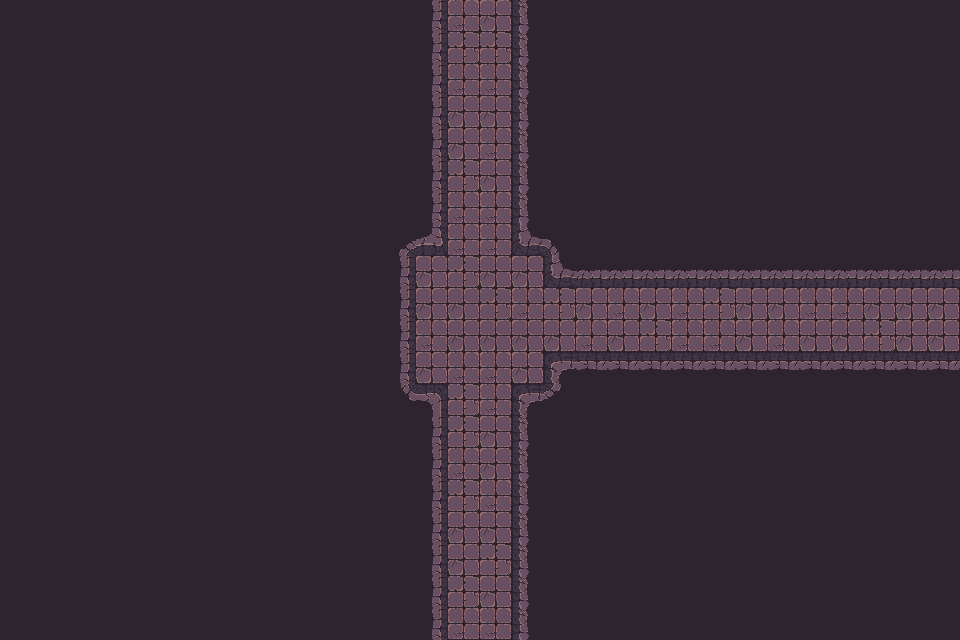

The image is a tile-based game level rendered from a .tmx file. Its description and complete source (layers, tilesets, objects, tile grids) follow:
An orthogonal 30x20 tile map with 32x32 px tiles, 1 tile layer (Tile layer 1), 2 tilesets and 57 objects.

<map version="1.10" tiledversion="1.11.2" orientation="orthogonal" renderorder="right-down" width="30" height="20" tilewidth="32" tileheight="32" infinite="0" nextlayerid="3" nextobjectid="1">
    <tileset firstgid="1" name="Town Tileset" tilewidth="32" tileheight="32" tilecount="64" columns="8">
        <image source="../../../tiles/World H Tileset.png" trans="ff00ff" width="256" height="256" />
        <tile id="4">
            <objectgroup draworder="index" id="2">
                <object id="1" x="0" y="0" width="32" height="32" />
            </objectgroup>
        </tile>
        <tile id="5">
            <objectgroup draworder="index" id="2">
                <object id="1" x="0" y="0" width="32" height="32" />
            </objectgroup>
        </tile>
        <tile id="6">
            <objectgroup draworder="index" id="2">
                <object id="1" x="0" y="0" width="32" height="32" />
            </objectgroup>
        </tile>
        <tile id="7">
            <objectgroup draworder="index" id="2">
                <object id="1" x="0" y="0" width="32" height="32" />
            </objectgroup>
        </tile>
        <tile id="8">
            <objectgroup draworder="index" id="2">
                <object id="1" x="0" y="0" width="32" height="32" />
            </objectgroup>
        </tile>
        <tile id="10">
            <objectgroup draworder="index" id="2">
                <object id="1" x="0" y="32" width="32" height="0" />
            </objectgroup>
        </tile>
        <tile id="11">
            <objectgroup draworder="index" id="2">
                <object id="1" x="0" y="32" width="32" height="0" />
                <object id="2" x="32" y="0" width="0" height="32" />
            </objectgroup>
        </tile>
        <tile id="12">
            <objectgroup draworder="index" id="2">
                <object id="1" x="32" y="0" width="0" height="32" />
            </objectgroup>
        </tile>
        <tile id="13">
            <objectgroup draworder="index" id="2">
                <object id="1" x="0" y="32" width="32" height="0" />
                <object id="2" x="0" y="32" width="32" height="0" />
                <object id="3" x="0" y="0" width="0" height="32" />
            </objectgroup>
        </tile>
        <tile id="14">
            <objectgroup draworder="index" id="2">
                <object id="1" x="0" y="0" width="0" height="32" />
            </objectgroup>
        </tile>
        <tile id="16">
            <objectgroup draworder="index" id="2">
                <object id="1" x="0" y="0" width="32" height="32" />
            </objectgroup>
        </tile>
        <tile id="24">
            <objectgroup draworder="index" id="2">
                <object id="1" x="0" y="0" width="32" height="32" />
            </objectgroup>
        </tile>
    </tileset>
    <tileset firstgid="65" name="Dungeon Crawler Tileset" tilewidth="32" tileheight="32" tilecount="100" columns="10">
        <image source="../../../tiles/Dungeon_Tile.png" trans="" width="320" height="320" />
        <tile id="2">
            <objectgroup draworder="index" id="2">
                <object id="1" x="0" y="0" width="32" height="32" />
            </objectgroup>
        </tile>
        <tile id="3">
            <objectgroup draworder="index" id="2">
                <object id="1" x="0" y="0" width="32" height="32" />
            </objectgroup>
        </tile>
        <tile id="4">
            <objectgroup draworder="index" id="2">
                <object id="1" x="0" y="0" width="32" height="32" />
            </objectgroup>
        </tile>
        <tile id="5">
            <objectgroup draworder="index" id="2">
                <object id="1" x="0" y="0" width="32" height="32" />
            </objectgroup>
        </tile>
        <tile id="6">
            <objectgroup draworder="index" id="2">
                <object id="1" x="0" y="0" width="32" height="32" />
            </objectgroup>
        </tile>
        <tile id="8">
            <objectgroup draworder="index" id="2">
                <object id="1" x="0" y="0" width="32" height="32" />
            </objectgroup>
        </tile>
        <tile id="12">
            <objectgroup draworder="index" id="2">
                <object id="1" x="0" y="0" width="32" height="32" />
            </objectgroup>
        </tile>
        <tile id="13">
            <objectgroup draworder="index" id="2">
                <object id="1" x="0" y="0" width="32" height="32" />
            </objectgroup>
        </tile>
        <tile id="14">
            <objectgroup draworder="index" id="2">
                <object id="1" x="0" y="0" width="32" height="32" />
            </objectgroup>
        </tile>
        <tile id="15">
            <objectgroup draworder="index" id="2">
                <object id="1" x="0" y="0" width="32" height="32" />
            </objectgroup>
        </tile>
        <tile id="16">
            <objectgroup draworder="index" id="2">
                <object id="1" x="0" y="0" width="32" height="32" />
            </objectgroup>
        </tile>
        <tile id="18">
            <objectgroup draworder="index" id="2">
                <object id="1" x="0" y="0" width="32" height="32" />
            </objectgroup>
        </tile>
        <tile id="22">
            <objectgroup draworder="index" id="2">
                <object id="1" x="0" y="0" width="32" height="32" />
            </objectgroup>
        </tile>
        <tile id="23">
            <objectgroup draworder="index" id="2">
                <object id="1" x="0" y="0" width="32" height="32" />
            </objectgroup>
        </tile>
        <tile id="24">
            <objectgroup draworder="index" id="2">
                <object id="1" x="0" y="0" width="32" height="32" />
            </objectgroup>
        </tile>
        <tile id="25">
            <objectgroup draworder="index" id="2">
                <object id="1" x="0" y="0" width="32" height="32" />
            </objectgroup>
        </tile>
        <tile id="26">
            <objectgroup draworder="index" id="2">
                <object id="1" x="0" y="0" width="32" height="32" />
            </objectgroup>
        </tile>
        <tile id="28">
            <objectgroup draworder="index" id="2">
                <object id="1" x="0" y="0" width="32" height="32" />
            </objectgroup>
        </tile>
        <tile id="32">
            <objectgroup draworder="index" id="2">
                <object id="1" x="0" y="0" width="32" height="32" />
            </objectgroup>
        </tile>
        <tile id="33">
            <objectgroup draworder="index" id="2">
                <object id="1" x="0" y="0" width="32" height="32" />
            </objectgroup>
        </tile>
        <tile id="34">
            <objectgroup draworder="index" id="2">
                <object id="1" x="0" y="0" width="32" height="32" />
            </objectgroup>
        </tile>
        <tile id="35">
            <objectgroup draworder="index" id="2">
                <object id="1" x="0" y="0" width="32" height="32" />
            </objectgroup>
        </tile>
        <tile id="36">
            <objectgroup draworder="index" id="2">
                <object id="1" x="0" y="0" width="32" height="32" />
            </objectgroup>
        </tile>
        <tile id="38">
            <objectgroup draworder="index" id="2">
                <object id="1" x="0" y="0" width="32" height="32" />
            </objectgroup>
        </tile>
        <tile id="42">
            <objectgroup draworder="index" id="2">
                <object id="1" x="0" y="0" width="32" height="32" />
            </objectgroup>
        </tile>
        <tile id="43">
            <objectgroup draworder="index" id="2">
                <object id="1" x="0" y="0" width="32" height="32" />
            </objectgroup>
        </tile>
        <tile id="44">
            <objectgroup draworder="index" id="2">
                <object id="1" x="0" y="0" width="32" height="32" />
            </objectgroup>
        </tile>
        <tile id="45">
            <objectgroup draworder="index" id="2">
                <object id="1" x="0" y="0" width="32" height="32" />
            </objectgroup>
        </tile>
        <tile id="46">
            <objectgroup draworder="index" id="2">
                <object id="1" x="0" y="0" width="32" height="32" />
            </objectgroup>
        </tile>
        <tile id="48">
            <objectgroup draworder="index" id="2">
                <object id="1" x="0" y="0" width="32" height="32" />
            </objectgroup>
        </tile>
        <tile id="52">
            <objectgroup draworder="index" id="2">
                <object id="1" x="0" y="0" width="32" height="32" />
            </objectgroup>
        </tile>
        <tile id="53">
            <objectgroup draworder="index" id="2">
                <object id="1" x="0" y="0" width="32" height="32" />
            </objectgroup>
        </tile>
        <tile id="54">
            <objectgroup draworder="index" id="2">
                <object id="1" x="0" y="0" width="32" height="32" />
            </objectgroup>
        </tile>
        <tile id="55">
            <objectgroup draworder="index" id="2">
                <object id="1" x="0" y="0" width="32" height="32" />
            </objectgroup>
        </tile>
        <tile id="56">
            <objectgroup draworder="index" id="2">
                <object id="1" x="0" y="0" width="32" height="32" />
            </objectgroup>
        </tile>
        <tile id="58">
            <objectgroup draworder="index" id="2">
                <object id="1" x="0" y="0" width="32" height="32" />
            </objectgroup>
        </tile>
        <tile id="62">
            <objectgroup draworder="index" id="2">
                <object id="1" x="0" y="0" width="32" height="32" />
            </objectgroup>
        </tile>
        <tile id="63">
            <objectgroup draworder="index" id="2">
                <object id="1" x="0" y="0" width="32" height="32" />
            </objectgroup>
        </tile>
        <tile id="64">
            <objectgroup draworder="index" id="2">
                <object id="1" x="0" y="0" width="32" height="32" />
            </objectgroup>
        </tile>
        <tile id="65">
            <objectgroup draworder="index" id="2">
                <object id="1" x="0" y="0" width="32" height="32" />
            </objectgroup>
        </tile>
        <tile id="66">
            <objectgroup draworder="index" id="2">
                <object id="1" x="0" y="0" width="32" height="32" />
            </objectgroup>
        </tile>
        <tile id="68">
            <objectgroup draworder="index" id="2">
                <object id="1" x="0" y="0" width="32" height="32" />
            </objectgroup>
        </tile>
    </tileset>
    <layer id="1" name="Tile layer 1" width="30" height="20">
        <data encoding="csv">
122,122,122,122,122,122,122,122,122,122,122,122,122,77,66,75,79,122,122,122,122,122,122,122,122,122,122,122,122,122,
122,122,122,122,122,122,122,122,122,122,122,122,122,77,65,65,79,122,122,122,122,122,122,122,122,122,122,122,122,122,
122,122,122,122,122,122,122,122,122,122,122,122,122,77,66,66,79,122,122,122,122,122,122,122,122,122,122,122,122,122,
122,122,122,122,122,122,122,122,122,122,122,122,122,77,75,75,79,122,122,122,122,122,122,122,122,122,122,122,122,122,
122,122,122,122,122,122,122,122,122,122,122,122,122,77,75,66,79,122,122,122,122,122,122,122,122,122,122,122,122,122,
122,122,122,122,122,122,122,122,122,122,122,122,122,77,65,75,79,122,122,122,122,122,122,122,122,122,122,122,122,122,
122,122,122,122,122,122,122,122,122,122,122,122,122,77,66,66,79,122,122,122,122,122,122,122,122,122,122,122,122,122,
122,122,122,122,122,122,122,122,122,122,122,122,67,103,66,66,100,69,122,122,122,122,122,122,122,122,122,122,122,122,
122,122,122,122,122,122,122,122,122,122,122,122,77,75,65,75,75,100,68,68,68,68,68,68,68,68,68,68,68,68,
122,122,122,122,122,122,122,122,122,122,122,122,77,75,75,65,66,65,75,66,75,66,65,75,75,66,66,75,75,75,
122,122,122,122,122,122,122,122,122,122,122,122,77,66,75,75,75,75,66,75,65,66,66,75,66,75,75,65,75,75,
122,122,122,122,122,122,122,122,122,122,122,122,77,75,66,66,75,70,88,88,88,88,88,88,88,88,88,88,88,88,
122,122,122,122,122,122,122,122,122,122,122,122,87,73,65,66,70,89,122,122,122,122,122,122,122,122,122,122,122,122,
122,122,122,122,122,122,122,122,122,122,122,122,122,77,65,75,79,122,122,122,122,122,122,122,122,122,122,122,122,122,
122,122,122,122,122,122,122,122,122,122,122,122,122,77,66,75,79,122,122,122,122,122,122,122,122,122,122,122,122,122,
122,122,122,122,122,122,122,122,122,122,122,122,122,77,65,66,79,122,122,122,122,122,122,122,122,122,122,122,122,122,
122,122,122,122,122,122,122,122,122,122,122,122,122,77,75,75,79,122,122,122,122,122,122,122,122,122,122,122,122,122,
122,122,122,122,122,122,122,122,122,122,122,122,122,77,75,65,79,122,122,122,122,122,122,122,122,122,122,122,122,122,
122,122,122,122,122,122,122,122,122,122,122,122,122,77,65,75,79,122,122,122,122,122,122,122,122,122,122,122,122,122,
122,122,122,122,122,122,122,122,122,122,122,122,122,77,66,66,79,122,122,122,122,122,122,122,122,122,122,122,122,122
        </data>
    </layer>
</map>
